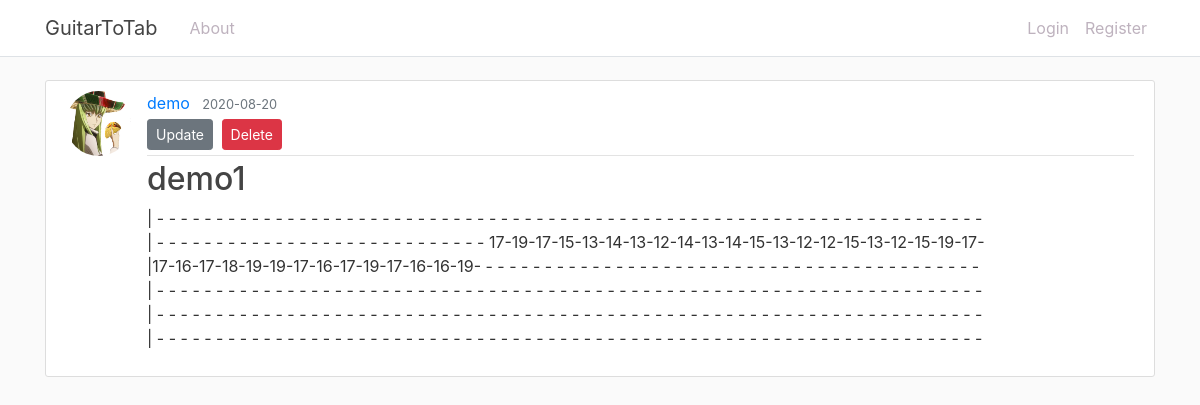
/tab/22, run on the app's committed database.
### guitartotab/models.py (models this page shows, shortened)
class User(db.Model, UserMixin):
    id = db.Column(db.Integer, primary_key=True)
    username = db.Column(db.String(20), unique=True, nullable=False)
    email = db.Column(db.String(120), unique=True, nullable=False)
    image_file = db.Column(db.String(20), nullable=False, default='default.jpg')
    password = db.Column(db.String(60), nullable=False)
    tabs = db.relationship('Tab', backref='author', lazy=True)

class Tab(db.Model):
    id = db.Column(db.Integer, primary_key=True)
    title = db.Column(db.String(100), nullable=False)
    date_posted = db.Column(db.DateTime, nullable=False, default=datetime.utcnow)
    content = db.Column(db.Text, nullable=False)
    user_id = db.Column(db.Integer, db.ForeignKey('user.id'), nullable=False)

### guitartotab/tabs/routes.py (the view)
@tabs.route('/tab/<int:tab_id>')
def tab(tab_id):
    tab = Tab.query.get_or_404(tab_id)
    return render_template('tab.html', title=tab.title, tab=tab)

### guitartotab/templates/tab.html (shortened to what this page needs)
{% extends "base2.html" %}
{% block content %}
    <article class="media content-section">
      <img class="rounded-circle article-img" src="{{ url_for('static', filename='profile_pics/' + tab.author.image_file) }}">          <div class="media-body">
        <div class="article-metadata">
          <a class="mr-2" href="#">{{ tab.author.username }}</a>
          <small class="text-muted">{{ tab.date_posted.strftime('%Y-%m-%d') }}</small>
          <div>
            <a class="btn btn-secondary btn-sm mt-1 mb-1" href="{{ url_for('tabs.update_tab', tab_id=tab.id) }}">Update</a>
            <button type="button" class="btn btn-danger btn-sm m-1" data-toggle="modal" data-target="#deleteModal">Delete</button>
          </div>
        </div>
        <h2 class="article.title">{{ tab.title }}</h2>
        <p class="article-content">{{ tab.content }}</p>
      </div>
    </article>
{% endblock content %}

### guitartotab/static/main.css (style rules this page uses)
body { background: #fafafa; color: #333333; margin-top: 5rem; font-family: -apple-system, BlinkMacSystemFont, 'Segoe UI', Roboto, Oxygen, Ubuntu, Cantarell, 'Open Sans', 'Helvetica Neue', sans-serif; }
h1, h2, h3, h4, h5, h6 { color: #444444; }
.content-section { background: #ffffff; padding: 10px 20px; border: 1px solid #dddddd; border-radius: 3px; margin-bottom: 20px; }
.article-content { white-space: pre-line; }
.article-img { height: 65px; width: 65px; margin-right: 16px; }
.article-metadata { padding-bottom: 1px; margin-bottom: 4px; border-bottom: 1px solid #e3e3e3 }

### data on the page
User: image_file (placeholder picture), author.username "demo"
Tab: date_posted "2020-08-20", title "demo1", content "| - - - - - - - - - - - - - - - - - - - - - - - - - - - - - - - - - - - - - - - - - - - - - - - - - - - - - - - - - - - - - - - - - - - - - - | - - - - - - - - - - - - - - - - - - - - - - - - - - - - 17-19-17-15-13-14-13-12-14-13-14-15-13-12-12-15-13-12-15-19-17- |17-16-17-18-19-19-17-16-17-19-17-16-16-19- - - - - - - - - - - - - - - - - - - - - - - - - - - - - - - - - - - - - - - - - - - | - - - - - - - - - - - - - - - - - - - - - - - - - - - - - - - - - - - - - - - - - - - - - - - - - - - - - - - - - - - - - - - - - - - - - - | - - - - - - - - - - - - - - - - - - - - - - - - - - - - - - - - - - - - - - - - - - - - - - - - - - - - - - - - - - - - - - - - - - - - - - | - - - - - - - - - - -…"
